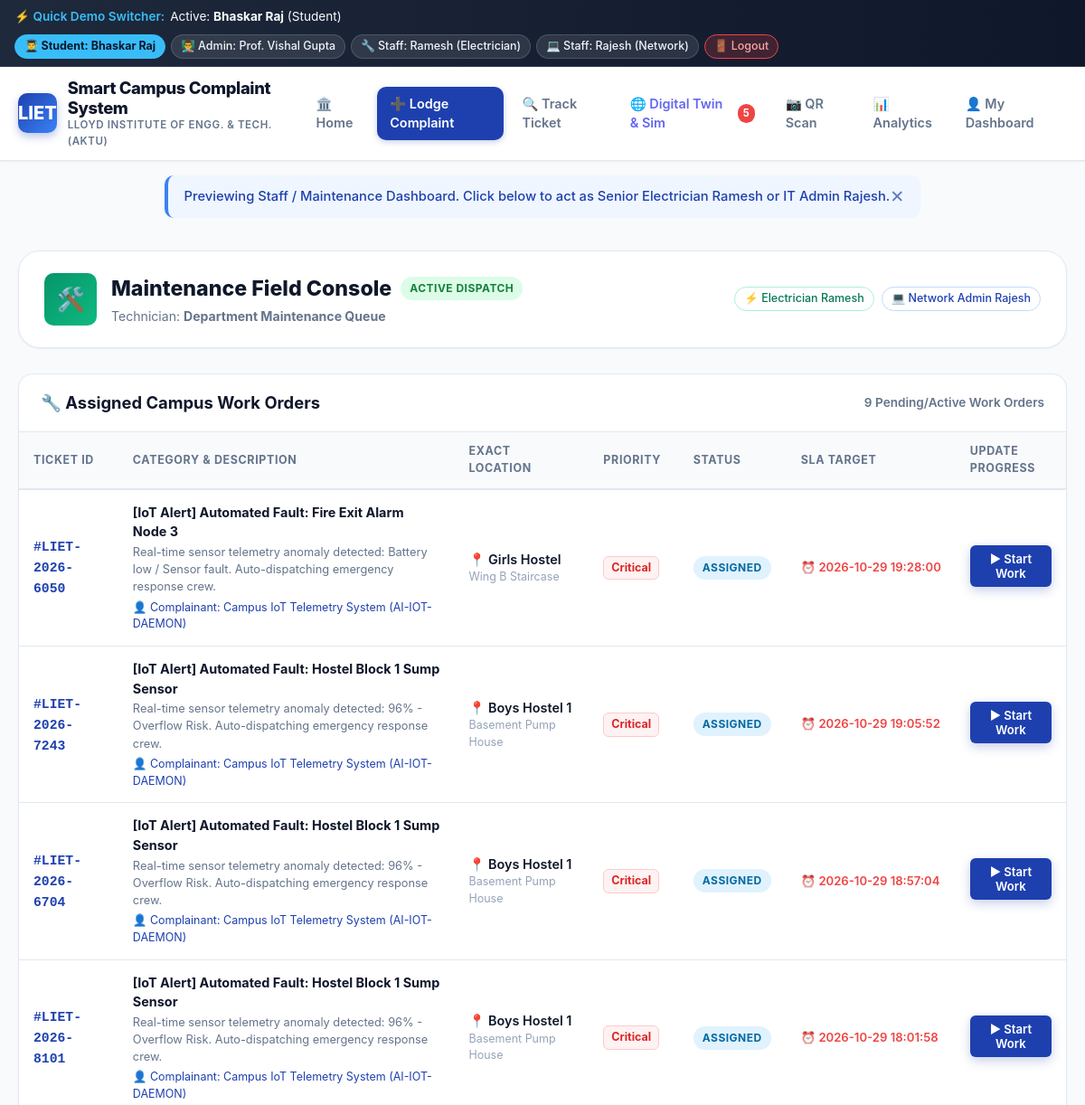
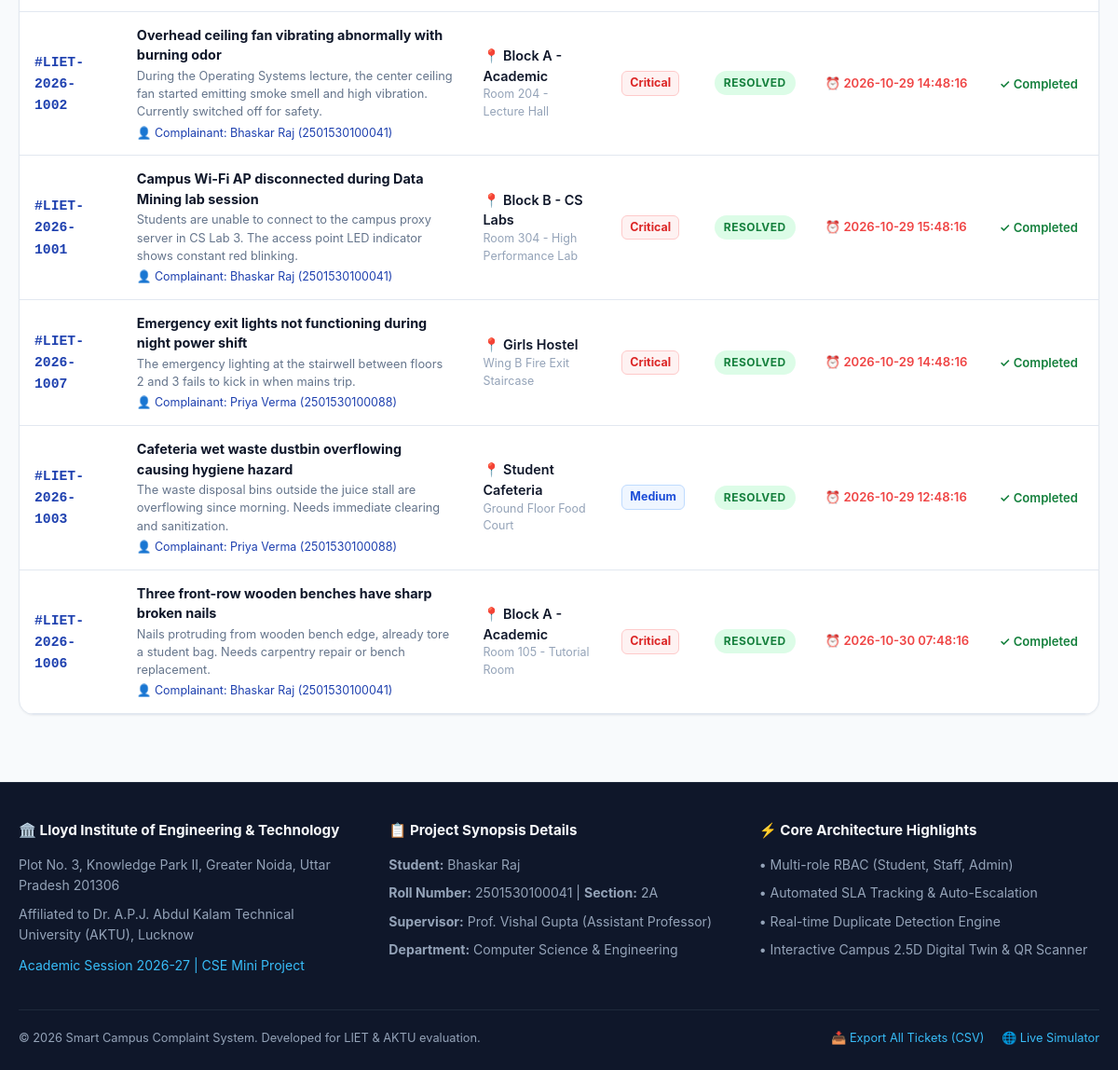
/staff (signed in), run on the app's committed database (2 pictures, top to bottom).
### tables this page shows
CREATE TABLE users (
        id INTEGER PRIMARY KEY AUTOINCREMENT,
        name TEXT NOT NULL,
        email TEXT UNIQUE NOT NULL,
        password_hash TEXT NOT NULL,
        role TEXT NOT NULL DEFAULT 'student',
        roll_no TEXT,
        department TEXT,
        phone TEXT,
        created_at TEXT DEFAULT CURRENT_TIMESTAMP
    );

CREATE TABLE complaints (
        ticket_id TEXT PRIMARY KEY,
        user_id INTEGER,
        user_name TEXT,
        user_email TEXT,
        user_roll TEXT,
        category TEXT NOT NULL,
        subcategory TEXT,
        building_block TEXT NOT NULL,
        room_location TEXT NOT NULL,
        title TEXT NOT NULL,
        description TEXT NOT NULL,
        priority TEXT NOT NULL DEFAULT 'Medium',
        status TEXT NOT NULL DEFAULT 'Submitted',
        assigned_dept_id INTEGER,
        assigned_staff_name TEXT,
        image_path TEXT,
        resolution_remarks TEXT,
        resolution_image TEXT,
        sla_deadline TEXT,
        is_escalated INTEGER DEFAULT 0,
        escalated_to TEXT,
        escalated_at TEXT,
        upvotes INTEGER DEFAULT 0,
        created_at TEXT,
        updated_at TEXT,
        FOREIGN KEY (user_id) REFERENCES users (id),
        FOREIGN KEY (assigned_dept_id) REFERENCES departments (id)
    );

### app.py (the view)
@app.route('/staff')
def staff_dashboard():
    if not g.user or g.user['role'] not in ('staff', 'admin'):
        flash("Previewing Staff / Maintenance Dashboard. Click below to act as Senior Electrician Ramesh or IT Admin Rajesh.", "info")
    staff_name = g.user['name'] if g.user and g.user['role'] == 'staff' else None
    db = get_db()
    cursor = db.cursor()
    if staff_name:
        cursor.execute("""
        SELECT c.*, d.name as dept_name
        FROM complaints c
        LEFT JOIN departments d ON c.assigned_dept_id = d.id
        WHERE c.assigned_staff_name LIKE ?
        ORDER BY CASE WHEN c.priority = 'Critical' THEN 1 ELSE 2 END, c.created_at DESC
        """, (f"%{staff_name.split()[0]}%",))
    else:
        cursor.execute("""
        SELECT c.*, d.name as dept_name
        FROM complaints c
        LEFT JOIN departments d ON c.assigned_dept_id = d.id
        WHERE c.status IN ('Assigned', 'In Progress', 'Resolved')
        ORDER BY c.created_at DESC
        """)
    assigned_tasks = cursor.fetchall()
    db.close()
    return render_template('staff_dashboard.html', tasks=assigned_tasks, staff_name=staff_name)

### app.py (called while the page is built)
@app.before_request
def load_logged_in_user():
    user_id = session.get('user_id')
    if user_id is None:
        g.user = None
    else:
        db = get_db()
        cursor = db.cursor()
        cursor.execute("SELECT * FROM users WHERE id = ?", (user_id,))
        g.user = cursor.fetchone()
        db.close()

### database.py (called while the page is built)
def get_db():
    conn = sqlite3.connect(DB_PATH)
    conn.row_factory = sqlite3.Row
    conn.execute("PRAGMA foreign_keys = ON")
    return conn

### templates/staff_dashboard.html (shortened to what this page needs)
{% extends "base.html" %}
{% block content %}
<div>
  <div style="background: white; border: 1px solid var(--border); border-radius: var(--radius-xl); padding: 24px 28px; margin-bottom: 28px; display: flex; flex-wrap: wrap; justify-content: space-between; align-items: center; gap: 20px; box-shadow: var(--shadow-sm);">
    <div style="display: flex; align-items: center; gap: 16px;">
      <div style="width: 58px; height: 58px; border-radius: var(--radius-md); background: linear-gradient(135deg, #059669, #10b981); color: white; display: flex; align-items: center; justify-content: center; font-size: 1.6rem; font-weight: 800;">
        🛠️
      </div>
      <div>
        <div style="display: flex; align-items: center; gap: 10px;">
          <h2 style="font-size: 1.45rem; font-weight: 800; color: var(--secondary);">Maintenance Field Console</h2>
          <span class="badge" style="background: #dcfce7; color: #15803d;">Active Dispatch</span>
        </div>
        <div style="color: var(--text-muted); font-size: 0.88rem; margin-top: 2px;">
          Technician: <b>{{ staff_name or 'Department Maintenance Queue' }}</b>
        </div>
      </div>
    </div>
    <div style="display: flex; gap: 8px; flex-wrap: wrap;">
      <a href="{{ url_for('login', demo='staff_elec') }}" class="chip-btn" style="background: white; color: #047857; border: 1px solid #a7f3d0;">
        ⚡ Electrician Ramesh
      </a>
      <a href="{{ url_for('login', demo='staff_it') }}" class="chip-btn" style="background: white; color: #1e40af; border: 1px solid #bfdbfe;">
        💻 Network Admin Rajesh
      </a>
    </div>
  </div>
  <div class="card">
    <div class="card-header">
      <h3>🔧 Assigned Campus Work Orders</h3>
      <span style="font-size: 0.85rem; color: var(--text-muted); font-weight: 600;">{{ tasks|length }} Pending/Active Work Orders</span>
    </div>
    <div class="card-body" style="padding: 0;">
      <div class="table-responsive">
        <table class="data-table">
          <thead>
            <tr>
              <th>Ticket ID</th>
              <th>Category & Description</th>
              <th>Exact Location</th>
              <th>Priority</th>
              <th>Status</th>
              <th>SLA Target</th>
              <th>Update Progress</th>
            </tr>
          </thead>
          <tbody>
            {% for t in tasks %}
              <tr>
                <td>
                  <a href="{{ url_for('track_complaint', ticket_id=t.ticket_id) }}" class="ticket-code">
                    #{{ t.ticket_id }}
                  </a>
                </td>
                <td>
                  <div style="font-weight: 700; color: var(--secondary);">{{ t.title }}</div>
                  <div style="font-size: 0.8rem; color: var(--text-muted); margin-top: 2px;">{{ t.description }}</div>
                  <div style="font-size: 0.78rem; color: var(--primary); margin-top: 4px;">👤 Complainant: {{ t.user_name }} ({{ t.user_roll or 'Student' }})</div>
                </td>
                <td>
                  <div style="font-weight: 600;">📍 {{ t.building_block }}</div>
                  <div style="font-size: 0.78rem; color: var(--text-subtle);">{{ t.room_location }}</div>
                </td>
                <td>
                  {% if t.priority == 'Critical' %}
                    <span class="prio-pill prio-critical">Critical</span>
                  {% elif t.priority == 'High' %}
                    <span class="prio-pill prio-high">High</span>
                  {% elif t.priority == 'Medium' %}
                    <span class="prio-pill prio-medium">Medium</span>
                  {% else %}
                    <span class="prio-pill prio-low">Low</span>
                  {% endif %}
                </td>
                <td>
                  {% if t.status == 'Assigned' %}
                    <span class="badge badge-assigned">Assigned</span>
                  {% elif t.status == 'In Progress' %}
                    <span class="badge badge-in-progress">In Progress</span>
                  {% elif t.status == 'Resolved' %}
                    <span class="badge badge-resolved">Resolved</span>
                  {% endif %}
                </td>
                <td style="font-size: 0.82rem; white-space: nowrap; color: var(--danger); font-weight: 600;">
                  ⏰ {{ t.sla_deadline or 'Within 8 Hours' }}
                </td>
                <td>
                  {% if t.status == 'Assigned' %}
                    <form action="{{ url_for('staff_update_status') }}" method="POST" style="margin-bottom: 4px;">
                      <button type="submit" class="btn btn-sm btn-primary" style="width: 100%;">
                        ▶ Start Work
                      </button>
                    </form>
                  {% else %}
                    <span style="font-size: 0.82rem; color: #15803d; font-weight: 600;">
                      ✓ Completed
                    </span>
                  {% endif %}
                </td>
              </tr>
            {% else %}
              <tr>
                <td colspan="7" style="text-align: center; padding: 40px; color: var(--text-muted);">
                  🎉 Great job! No pending work orders assigned right now.
                </td>
              </tr>
            {% endfor %}
          </tbody>
        </table>
      </div>
    </div>
  </div>
</div>
{% endblock %}

### templates/base.html (shortened to what this page needs)
<!DOCTYPE html>
<html lang="en">
<head>
  <link rel="stylesheet" href="{{ url_for('static', filename='css/style.css') }}">
  <link rel="stylesheet" href="{{ url_for('static', filename='css/simulation.css') }}">
</head>
<body>
  <div class="demo-role-bar">
    <div class="demo-title">
      <span>⚡ Quick Demo Switcher:</span>
      {% if g.user %}
        <span style="color:#f8fafc; font-weight: normal;">Active: <b>{{ g.user.name }}</b> ({{ g.user.role|capitalize }})</span>
      {% else %}
        <span style="color:#94a3b8; font-weight: normal;">Guest View</span>
      {% endif %}
    </div>
    <div class="demo-chips">
      <a href="{{ url_for('login', demo='student') }}" class="chip-btn {% if g.user and g.user.email == 'bhaskar@lloyd.ac.in' %}active{% endif %}">
        👨‍🎓 Student: Bhaskar Raj
      </a>
      <a href="{{ url_for('login', demo='admin') }}" class="chip-btn {% if g.user and g.user.role == 'admin' %}active{% endif %}">
        👨‍🏫 Admin: Prof. Vishal Gupta
      </a>
      <a href="{{ url_for('login', demo='staff_elec') }}" class="chip-btn {% if g.user and g.user.email == 'ramesh.elec@lloyd.ac.in' %}active{% endif %}">
        🔧 Staff: Ramesh (Electrician)
      </a>
      <a href="{{ url_for('login', demo='staff_it') }}" class="chip-btn {% if g.user and g.user.email == 'rajesh.it@lloyd.ac.in' %}active{% endif %}">
        💻 Staff: Rajesh (Network)
      </a>
      {% if g.user %}
        <a href="{{ url_for('logout') }}" class="chip-btn" style="background: rgba(239, 68, 68, 0.2); border-color: #ef4444; color: #fca5a5;">
          🚪 Logout
        </a>
      {% else %}
        <a href="{{ url_for('login') }}" class="chip-btn">
          🔑 Custom Login
        </a>
      {% endif %}
    </div>
  </div>
  <nav class="navbar">
    <div class="nav-container">
      <a href="{{ url_for('index') }}" class="brand">
        <div class="brand-logo-badge">LIET</div>
        <div class="brand-text">
          <h1>Smart Campus Complaint System</h1>
          <p>Lloyd Institute of Engg. & Tech. (AKTU)</p>
        </div>
      </a>
      <ul class="nav-links">
        <li><a href="{{ url_for('index') }}" class="nav-link {% if request.endpoint == 'index' %}active{% endif %}">🏛️ Home</a></li>
        <li><a href="{{ url_for('submit_complaint') }}" class="nav-link nav-cta">➕ Lodge Complaint</a></li>
        <li><a href="{{ url_for('track_index') }}" class="nav-link {% if request.endpoint in ('track_index', 'track_complaint') %}active{% endif %}">🔍 Track Ticket</a></li>
        <li><a href="{{ url_for('simulation_view') }}" class="nav-link {% if request.endpoint == 'simulation_view' %}active{% endif %}" style="color: #6366f1;">
          🌐 Digital Twin & Sim
          {% if global_escalated_count > 0 %}
            <span class="badge-counter">{{ global_escalated_count }}</span>
          {% endif %}
        </a></li>
        <li><a href="{{ url_for('qr_scanner') }}" class="nav-link {% if request.endpoint == 'qr_scanner' %}active{% endif %}">📷 QR Scan</a></li>
        <li><a href="{{ url_for('analytics') }}" class="nav-link {% if request.endpoint == 'analytics' %}active{% endif %}">📊 Analytics</a></li>
        {% if g.user %}
          {% if g.user.role == 'admin' %}
            <li><a href="{{ url_for('admin_dashboard') }}" class="nav-link {% if request.endpoint == 'admin_dashboard' %}active{% endif %}" style="color: #b91c1c; font-weight:700;">⚙️ Admin Console</a></li>
          {% elif g.user.role == 'staff' %}
            <li><a href="{{ url_for('staff_dashboard') }}" class="nav-link {% if request.endpoint == 'staff_dashboard' %}active{% endif %}" style="color: #059669; font-weight:700;">🛠️ Staff Tasks</a></li>
          {% else %}
            <li><a href="{{ url_for('user_dashboard') }}" class="nav-link {% if request.endpoint == 'user_dashboard' %}active{% endif %}">👤 My Dashboard</a></li>
          {% endif %}
        {% else %}
          <li><a href="{{ url_for('login') }}" class="nav-link">🔑 Login</a></li>
        {% endif %}
      </ul>
    </div>
  </nav>
  <div class="flash-container">
    {% with messages = get_flashed_messages(with_categories=true) %}
      {% if messages %}
        {% for category, message in messages %}
          <div class="alert alert-{{ category }}">
            <span>{{ message }}</span>
            <button class="alert-close" onclick="this.parentElement.remove()">✕</button>
          </div>
        {% endfor %}
      {% endif %}
    {% endwith %}
  </div>
  <main class="main-content">
    {% block content %}{% endblock %}
  </main>
  <footer class="footer">
    <div class="footer-container">
      <div class="footer-col">
        <h4>🏛️ Lloyd Institute of Engineering & Technology</h4>
        <p>Plot No. 3, Knowledge Park II, Greater Noida, Uttar Pradesh 201306</p>
        <p>Affiliated to Dr. A.P.J. Abdul Kalam Technical University (AKTU), Lucknow</p>
        <p style="margin-top: 10px; color: #38bdf8;">Academic Session 2026-27 | CSE Mini Project</p>
      </div>
      <div class="footer-col">
        <h4>📋 Project Synopsis Details</h4>
        <p><b>Student:</b> Bhaskar Raj</p>
        <p><b>Roll Number:</b> 2501530100041 | <b>Section:</b> 2A</p>
        <p><b>Supervisor:</b> Prof. Vishal Gupta (Assistant Professor)</p>
        <p><b>Department:</b> Computer Science & Engineering</p>
      </div>
      <div class="footer-col">
        <h4>⚡ Core Architecture Highlights</h4>
        <p>• Multi-role RBAC (Student, Staff, Admin)</p>
        <p>• Automated SLA Tracking & Auto-Escalation</p>
        <p>• Real-time Duplicate Detection Engine</p>
        <p>• Interactive Campus 2.5D Digital Twin & QR Scanner</p>
      </div>
    </div>
    <div class="footer-bottom">
      <div>&copy; 2026 Smart Campus Complaint System. Developed for LIET & AKTU evaluation.</div>
      <div>
        <a href="{{ url_for('export_csv') }}" style="color: #38bdf8; text-decoration: none; margin-right: 15px;">📥 Export All Tickets (CSV)</a>
        <a href="{{ url_for('simulation_view') }}" style="color: #38bdf8; text-decoration: none;">🌐 Live Simulator</a>
      </div>
    </div>
  </footer>
</body>
</html>

### data on the page
users: user.name "Bhaskar Raj", user.role "Student"
complaints: ticket_id "LIET-2026-6050", title "[IoT Alert] Automated Fault: Fire Exit Alarm Node 3", description "Real-time sensor telemetry anomaly detected: Battery low / Sensor fault. Auto-dispatching emergency response crew.", user_name "Campus IoT Telemetry System", user_roll "AI-IOT-DAEMON", building_block "Girls Hostel", room_location "Wing B Staircase", priority "Critical", status "ASSIGNED", sla_deadline "2026-10-29 19:28:00"
complaints: ticket_id "LIET-2026-7243", title "[IoT Alert] Automated Fault: Hostel Block 1 Sump Sensor", description "Real-time sensor telemetry anomaly detected: 96% - Overflow Risk. Auto-dispatching emergency response crew.", user_name "Campus IoT Telemetry System", user_roll "AI-IOT-DAEMON", building_block "Boys Hostel 1", room_location "Basement Pump House", priority "Critical", status "ASSIGNED", sla_deadline "2026-10-29 19:05:52"
complaints: ticket_id "LIET-2026-6704", title "[IoT Alert] Automated Fault: Hostel Block 1 Sump Sensor", description "Real-time sensor telemetry anomaly detected: 96% - Overflow Risk. Auto-dispatching emergency response crew.", user_name "Campus IoT Telemetry System", user_roll "AI-IOT-DAEMON", building_block "Boys Hostel 1", room_location "Basement Pump House", priority "Critical", status "ASSIGNED", sla_deadline "2026-10-29 18:57:04"
complaints: ticket_id "LIET-2026-8101", title "[IoT Alert] Automated Fault: Hostel Block 1 Sump Sensor", description "Real-time sensor telemetry anomaly detected: 96% - Overflow Risk. Auto-dispatching emergency response crew.", user_name "Campus IoT Telemetry System", user_roll "AI-IOT-DAEMON", building_block "Boys Hostel 1", room_location "Basement Pump House", priority "Critical", status "ASSIGNED", sla_deadline "2026-10-29 18:01:58"
complaints: ticket_id "LIET-2026-1002", title "Overhead ceiling fan vibrating abnormally with burning odor", description "During the Operating Systems lecture, the center ceiling fan started emitting smoke smell and high vibration. Currently switched off for safety.", user_name "Bhaskar Raj", user_roll "2501530100041", building_block "Block A - Academic", room_location "Room 204 - Lecture Hall", priority "Critical", status "RESOLVED", sla_deadline "2026-10-29 14:48:16"
complaints: ticket_id "LIET-2026-1001", title "Campus Wi-Fi AP disconnected during Data Mining lab session", description "Students are unable to connect to the campus proxy server in CS Lab 3. The access point LED indicator shows constant red blinking.", user_name "Bhaskar Raj", user_roll "2501530100041", building_block "Block B - CS Labs", room_location "Room 304 - High Performance Lab", priority "Critical", status "RESOLVED", sla_deadline "2026-10-29 15:48:16"
complaints: ticket_id "LIET-2026-1007", title "Emergency exit lights not functioning during night power shift", description "The emergency lighting at the stairwell between floors 2 and 3 fails to kick in when mains trip.", user_name "Priya Verma", user_roll "2501530100088", building_block "Girls Hostel", room_location "Wing B Fire Exit Staircase", priority "Critical", status "RESOLVED", sla_deadline "2026-10-29 14:48:16"
complaints: ticket_id "LIET-2026-1003", title "Cafeteria wet waste dustbin overflowing causing hygiene hazard", description "The waste disposal bins outside the juice stall are overflowing since morning. Needs immediate clearing and sanitization.", user_name "Priya Verma", user_roll "2501530100088", building_block "Student Cafeteria", room_location "Ground Floor Food Court", priority "Medium", status "RESOLVED", sla_deadline "2026-10-29 12:48:16"
complaints: ticket_id "LIET-2026-1006", title "Three front-row wooden benches have sharp broken nails", description "Nails protruding from wooden bench edge, already tore a student bag. Needs carpentry repair or bench replacement.", user_name "Bhaskar Raj", user_roll "2501530100041", building_block "Block A - Academic", room_location "Room 105 - Tutorial Room", priority "Critical", status "RESOLVED", sla_deadline "2026-10-30 07:48:16"

### other printed values
{{ global_escalated_count }} "5"
{{ message }} "Previewing Staff / Maintenance Dashboard. Click below to act as Senior Electrician Ramesh or IT Admin Rajesh."
{{ staff_name or 'Department Maintenance Queue' }} "Department Maintenance Queue"
{{ tasks|length }} "9"
